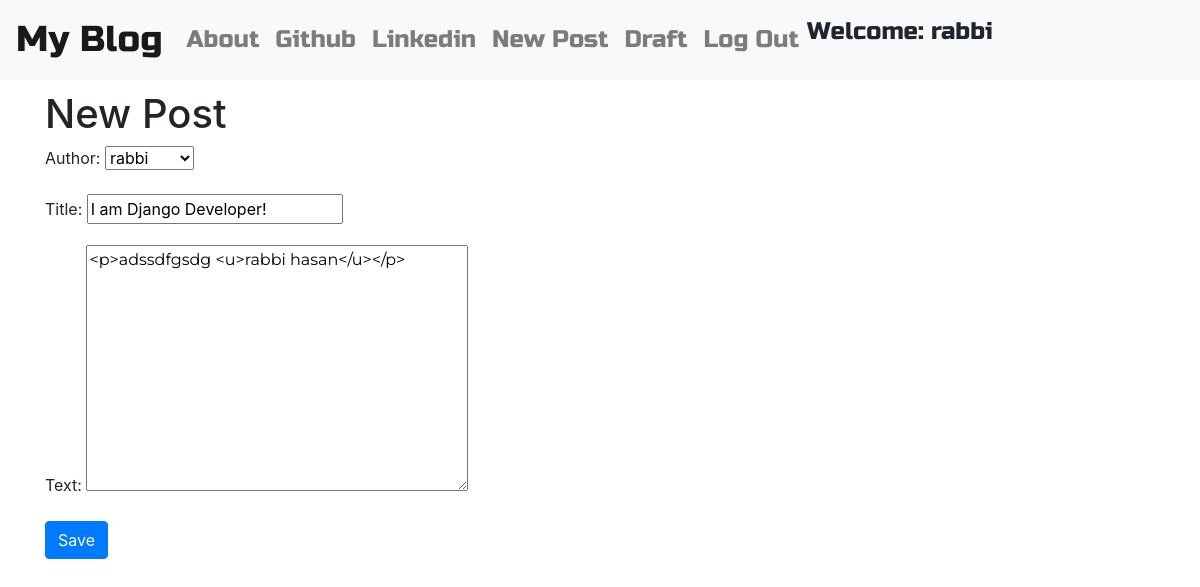
Screenshot of /post/1/edit/ (signed in) with the database file from the repository.
### blog/models.py (models this page shows, shortened)
class Post(models.Model):
    author=models.ForeignKey('auth.user',on_delete=models.CASCADE)
    title=models.CharField(max_length=200)
    text=models.TextField()
    created_date=models.DateTimeField(default=timezone.now())
    published_date=models.DateTimeField(blank=True,null=True)

### blog/views.py (the view)
# urls.py: path('post/<int:pk>/edit/',PostUpdateView.as_view(),name='post_edit'),
class PostUpdateView(LoginRequiredMixin,UpdateView):
    login_url='/login/'
    redirect_field_name='blog/post_detail.html'
    form_class=PostForms
    model=Post

### blog/forms.py
class PostForms(forms.ModelForm):
    class Meta():
        model=Post
        fields=('author','title','text')
        widgets={
        'title':forms.TextInput(attrs={'class':'textinputclass'}),
        'text':forms.Textarea(attrs={'class':'editable medium-editor-textarea postcontent'})
        }

### blog/templates/blog/post_form.html (shortened to what this page needs)
{% extends 'blog/base.html' %}
{% block content %}
<h1>New Post</h1>
<form class="post-form" method="post">
  {{form.as_p}}
  <button type="submit" class="save btn btn-primary" name="button">Save</button>
</form>
{% endblock %}

### blog/templates/blog/base.html (shortened to what this page needs)
<!DOCTYPE html>
{% load static %}
<html lang="en" dir="ltr">
  <head>
    <link rel="stylesheet" href="https://stackpath.bootstrapcdn.com/bootstrap/4.4.1/css/bootstrap.min.css">
    <link rel="stylesheet" href="//cdn.jsdelivr.net/npm/medium-editor@latest/dist/css/medium-editor.min.css" type="text/css" media="screen" charset="utf-8">
    <link rel="stylesheet" href="{% static 'css/blog.css' %}">
  </head>
  <body class="loader">
    <nav class="navbar navbar-expand-lg navbar-light bg-light techfont custon-navbar">
      <a class="navbar-brand bigbrand" href="{% url 'blog:post_list' %}">My Blog</a>
  <div class="collapse navbar-collapse" id="navbarNav">
    <ul class="navbar-nav">
      <li class="nav-item">
        <a class="nav-link" href="{% url 'blog:about' %}">About</a>
      </li>
      <li class="nav-item">
        <a class="nav-link" href="https://www.github.com">Github</a>
      </li>
      <li class="nav-item">
        <a class="nav-link" href="https://www.linkedin.com">Linkedin</a>
      </li>
    </ul>
    <ul class="navbar-nav navbar-right">
      {% if user.is_authenticated %}
      <li class="nav-item">
        <a class="nav-link" href="{% url 'blog:post_new' %}">New Post</a>
      </li>
      <li class="nav-item">
        <a class="nav-link" href="{% url 'blog:post_draft_list' %}">Draft</a>
      </li>
      <li class="nav-item">
        <a class="nav-link" href="{% url 'logout' %}">Log Out</a>
      </li>
      <li class="nav-item">
        <a>Welcome: {{user.username}}</a>
      </li>
      {% else %}
      <li class="nav-item">
        <a class="nav nav-link navbar-right" href="{% url 'login' %}"><span class="glyphicon glyphicon-user">Login</span></a>
      </li>
      {% endif %}
    </ul>
      </nav>
    <div class="content container">
      <div class="row">
        <div class="col-md-8">
          <div class="blog_posts">
            {% block content %}
            {% endblock %}
          </div>
        </div>
      </div>
    </div>
  </body>
</html>

### blog/static/css/blog.css (style rules this page uses)
.techfont { font-family: 'Russo One',sans-serif; font-size: 1.5em; margin-bottom: 10px; }
.bigbrand { font-size: 1.5em; }
.postcontent { font-family: 'Montserrat'; font-size: 1em; }
.loader { filter:hue-rotate(0deg); color:linear-gradient(45deg,#0f8,#08f); animation:hue 10000ms infinite linear; }

### rows the page displays
Post: author "rabbi", title "I am Django Developer!", text "<p>adssdfgsdg <u>rabbi hasan</u></p>"

### other values shown
{{ user.username }} "rabbi"
